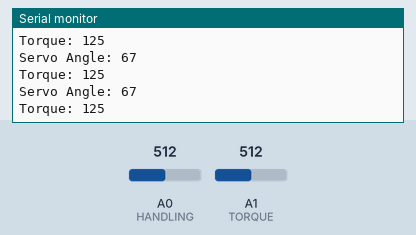
Recording of a sketch running on a simulated Arduino Uno, built with avr-gcc and run on an emulated ATmega328P. Shown: the last lines printed to the serial monitor. The inputs (shaded band) are chosen by the test bench; at power-on: A0 (HANDLING) = 512, A1 (TORQUE) = 512. No radio packets arrive unless stated.

Above: at 1.2 s.
1.3 s: A0 (HANDLING) set to 716
At 2.0 s:
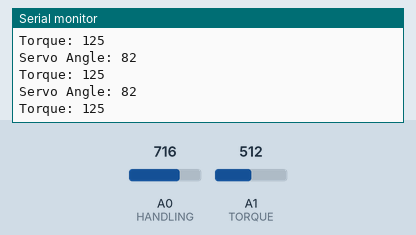
2.8 s: A1 (TORQUE) set to 716
At 3.4 s:
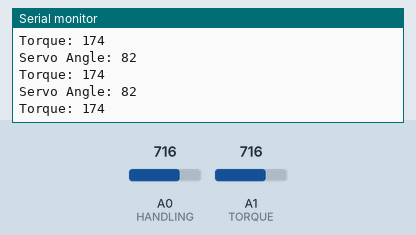
4.3 s: A0 (HANDLING) set to 900
At 5.0 s:
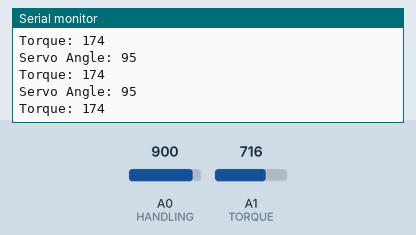
5.8 s: A1 (TORQUE) set to 900
At 6.4 s:
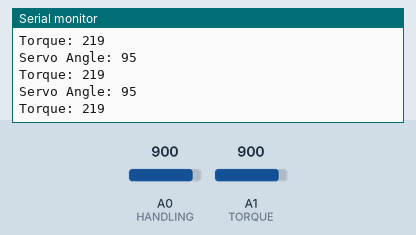
Timing chart, 0 to 8.3 s (numbered marks = the images above; inputs shaded):
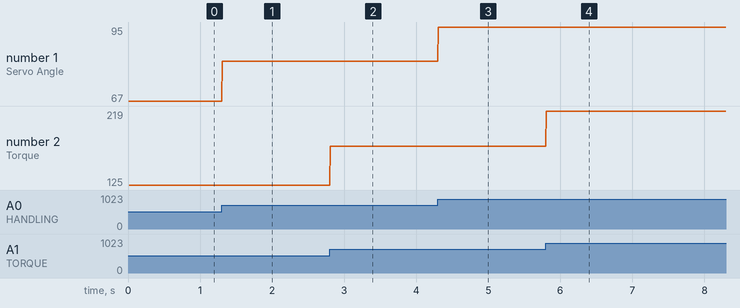

The sketch:

nrf_transmitter.ino
```cpp
#include <SPI.h>
#include <nRF24L01.h>
#include <RF24.h>

// Objects and constants --------------
RF24 remote(7,8); // CE, CSN
const byte ADDRESS[][6] = {"00001", "00002"};  // pipe name through which the two modelues will comunicate.
const int HANDLING = A0;                       // potentiometer for servo motor
const int TORQUE = A1;                         // potentiometer for speed motor
const byte SERVO_MIN_ANGLE = 30;
const byte SERVO_MAX_ANGLE = 105;
const byte TORQUE_MIN_POWER = 0;
const byte TORQUE_MAX_POWER = 250;


struct Data_Package{
  byte servoAngle = 0;
  byte torque = 0;
};
Data_Package data;


// Variable ---------------------------
boolean message = 0;


// SETUP ==================================================================
void setup() {
  Serial.begin(115200);
  remote.begin();
  remote.openWritingPipe(ADDRESS[1]);    // 00002
  remote.openReadingPipe(1, ADDRESS[0]); // 00001
  remote.setPALevel(RF24_PA_MIN);        // set the Power Amplifier level.
  remote.setDataRate(RF24_250KBPS);      // set Data Rate
}


// LOOP ==================================================================
void loop() {
  // Send data from handling potentiometer to the servo motor
  delay(5);
  remote.stopListening();

  int handling = analogRead(HANDLING);
  int torque = analogRead(TORQUE);
  data.servoAngle = map(handling, 0, 1023, SERVO_MIN_ANGLE, SERVO_MAX_ANGLE);
  data.torque = map(torque, 0, 1023, TORQUE_MIN_POWER, TORQUE_MAX_POWER);

  remote.write(&data, sizeof(Data_Package));
  Serial.println("Servo Angle: "+(String)data.servoAngle);
  Serial.println("Torque: "+(String)data.torque);
}
```

Measured:
- after the input at 1.3 s, the serial monitor: prints a new line at once (image 1)
- after the input at 2.8 s, the serial monitor: prints a new line at once (image 2)
- after the input at 4.3 s, the serial monitor: prints a new line at once (image 3)
- after the input at 5.8 s, the serial monitor: prints a new line at once (image 4)
- plotted number 1: 67 → 82 after the input at 1.3 s, 82 → 95 after the input at 4.3 s
- plotted number 2: 125 → 174 after the input at 2.8 s, 174 → 219 after the input at 5.8 s
